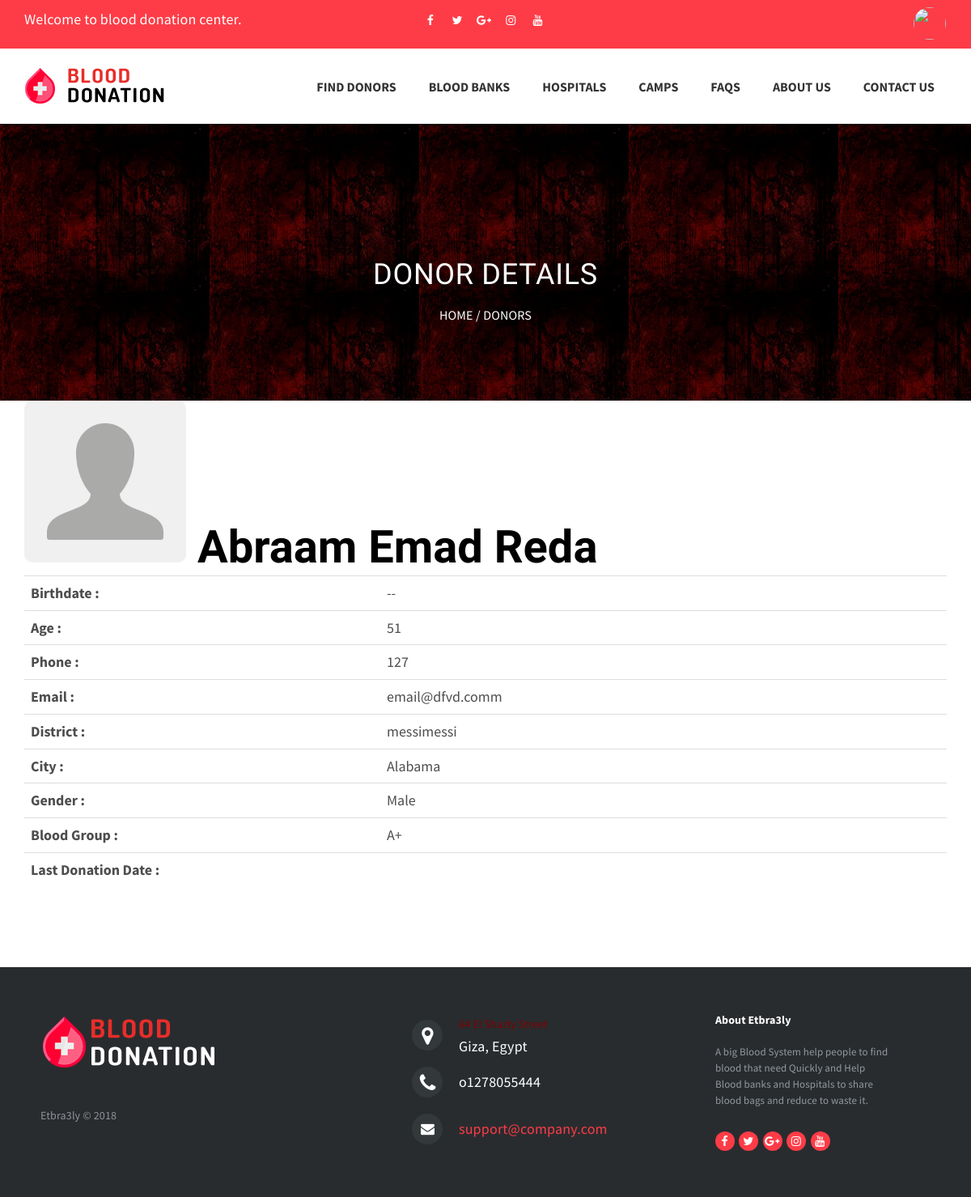
The app's page /APP/cpanel/DonorPages/DonorDonorDetails.php?id=8 (signed in) with its own data.
### tables this page shows
CREATE TABLE `donor` (
  `donorID` int(10) NOT NULL,
  `SSN` int(20) NOT NULL,
  `firstName` varchar(15) NOT NULL,
  `middleName` varchar(15) NOT NULL,
  `lastName` varchar(15) NOT NULL,
  `dateOfBirth` varchar(20) NOT NULL,
  `gender` varchar(10) NOT NULL,
  `district` varchar(50) NOT NULL,
  `city` varchar(50) NOT NULL,
  `phoneNo` int(20) NOT NULL,
  `email` varchar(30) NOT NULL,
  `bloodGroup` varchar(10) NOT NULL,
  `photo` varchar(500) NOT NULL DEFAULT 'default_profile.jpg',
  `username` varchar(20) DEFAULT NULL,
  `password` varchar(50) DEFAULT NULL,
  `lastDonationDate` varchar(20) DEFAULT NULL,
  `bloodBankID` int(11) DEFAULT NULL
);

### APP/lib/donor.php (called while the page is built, shortened)
<?php
require_once '../../config.php';
class Donor
{
    public static function retreiveDonorById($donorID)
    {
        global $dbh;
        $sql = $dbh->prepare("SELECT * FROM donor WHERE donorID='$donorID'");
        $sql->execute();
        $donor = $sql->fetch(PDO::FETCH_ASSOC);
        return $donor;
    }
}

### APP/cpanel/DonorPages/DonorDonorDetails.php (the view, shortened to what this page needs)
<?php
    require_once '../../lib/donor.php';
    $loginDonor = Donor::retreiveDonorById($_SESSION['donorID']);
?>
<link type="text/css" rel="stylesheet" href="https://cdn.jotfor.ms/css/styles/buttons/form-submit-button-light.css?3.3.5398"/>
<link href="https://cdn.jotfor.ms/static/formCss.css?3.3.5398" rel="stylesheet" type="text/css" />
<link type="text/css" media="print" rel="stylesheet" href="https://cdn.jotfor.ms/css/printForm.css?3.3.5398" />
<link type="text/css" rel="stylesheet" href="https://cdn.jotfor.ms/css/styles/nova.css?3.3.5398" />
<link type="text/css" rel="stylesheet" href="https://cdn.jotfor.ms/themes/CSS/566a91c2977cdfcd478b4567.css?themeRevisionID=59fb4852cf3bfe589c6c6f21"/>
<section class="page-header" data-stellar-background-ratio="1.2">
    <div class="container">
        <div class="row">
            <div class="col-sm-12 text-center">
                <h3>
                    Donor Details
                </h3>
                <p class="page-breadcrumb">
                    <a href="DonorHome.php">Home</a> / <a href="DonorDonorList.php">Donors</a>
                </p>
            </div>
        </div>
    </div>
</section>
<section>
        <div class="container">
            <?php
                if(isset($_GET['id'])){
                    $donorID = $_GET['id'];
                    if($donorID == $loginDonor['donorID']){
                        header("location: DonorMyProfile.php");
                        exit();
                    }else{
                        $donor = Donor::retreiveDonorById($donorID);
                        $age = round((strtotime(date("d-m-20y"))-strtotime($donor['dateOfBirth']))/(60*60*24*365));
                        echo '<ul class="form-section page-section">
                                    <li id="cid_10" class="form-input-wide" data-type="control_head">
                                          <div class="form-header-group ">
                                            <div class="header-text httal htvam">
                                                  <h1 id="header_10" class="form-header" data-component="header">
                                                    <img src="../../upload/'.$donor['photo'].'" width="200px" length="200px" style="border-radius: 5%;"/>  '.$donor['firstName'].' '.$donor['middleName'].' '.$donor['lastName'].'
                                                  </h1>
                                            </div>
                                          </div>
                                    </li>
                                </ul>
                                <table class="table">
                                    <tbody>
                                        <tr>
                                            <th scope="row">Birthdate : </th>
                                            <td width="700px">'.$donor['dateOfBirth'].'</td>
                                        </tr>
                                        <tr>
                                            <th scope="row">Age : </th>
                                            <td>'.$age.'</td>
                                        </tr>
                                        <tr>
                                            <th scope="row">Phone : </th>
                                            <td>'.$donor['phoneNo'].'</td>
                                        </tr>
                                        <tr>
                                            <th scope="row">Email : </th>
                                            <td>'.$donor['email'].'</td>
                                        </tr>
                                        <tr>
                                            <th scope="row">District : </th>
                                            <td>'.$donor['district'].'</td>
                                        </tr>
                                        <tr>
                                            <th scope="row">City : </th>
                                            <td>'.$donor['city'].'</td>
                                        </tr>
                                        <tr>
                                            <th scope="row">Gender : </th>
                                            <td>'.$donor['gender'].'</td>
                                        </tr>
                                        <tr>
                                            <th scope="row">Blood Group : </th>
                                            <td>'.$donor['bloodGroup'].'</td>
                                        </tr>
                                        <tr>
                                            <th scope="row">Last Donation Date : </th>
                                            <td>'.$donor['lastDonationDate'].'</td>
                                        </tr>
                                    </tbody>
                            </table>';
                    }
                }
            ?>
        </div>
</section>

### APP/cpanel/template/css/base.css (style rules this page uses)
.footer-distributed { background-color: #292c2f; box-shadow: 0 1px 1px 0 rgba(0, 0, 0, 0.12); box-sizing: border-box; width: 100%; text-align: left; font: bold 16px sans-serif; padding: 55px 50px; margin-top: 80px; }
.footer-distributed .footer-left, .footer-distributed .footer-center, .footer-distributed .footer-right { display: inline-block; vertical-align: top; }
.footer-distributed .footer-left { width: 40%; }
.footer-distributed h3 { color: #ffffff; font: normal 36px 'Cookie', cursive; margin: 0; }
.footer-distributed .footer-company-name { color: #8f9296; font-size: 14px; font-weight: normal; margin: 0; }
.footer-distributed .footer-center { width: 35%; }
.footer-distributed .footer-center i { background-color: #33383b; color: #ffffff; font-size: 25px; width: 38px; height: 38px; border-radius: 50%; text-align: center; line-height: 42px; margin: 10px 15px; vertical-align: middle; }
.footer-distributed .footer-center i.fa-envelope { font-size: 17px; line-height: 38px; }
.footer-distributed .footer-center p { display: inline-block; color: #ffffff; vertical-align: middle; margin:0; }
.footer-distributed .footer-center p span { display:block; font-weight: normal; font-size:14px; line-height:2; }
.footer-distributed .footer-center p a { color: #5383d3; text-decoration: none;; }
.footer-distributed .footer-right { width: 20%; }
.footer-distributed .footer-company-about { line-height: 20px; color: #92999f; font-size: 13px; font-weight: normal; margin: 0; }
.footer-distributed .footer-company-about span { display: block; color: #ffffff; font-size: 14px; font-weight: bold; margin-bottom: 20px; }
.right-right-container a { float: right; color: white; margin-top: 3px; font-size: 35px; font-family: 'Dosis', sans-serif; border: 1px; border-color: #FE3C47; border-style: solid; background: #FE3C47; }
.top-bar-social { float:left; }
.left-container { width: 43%; height: 100%; float:left; margin-right:0px; padding-right:0px; }
.right-container { width: 57%; height: 100%; float:right; margin-left:0px; padding-left:0px; }
.left-right-container { width: 50%; height: 100%; float:left }
.right-right-container { width: 50%; height: 100%; float:right }
span { color:#800000; font:bold; }

### records on screen
donor: photo (placeholder picture), firstName "Abraam", middleName "Emad", lastName "Reda", dateOfBirth "--", dateOfBirth "51", phoneNo "127", email "email@dfvd.comm", district "messimessi", city "Alabama", gender "Male", bloodGroup "A+"
